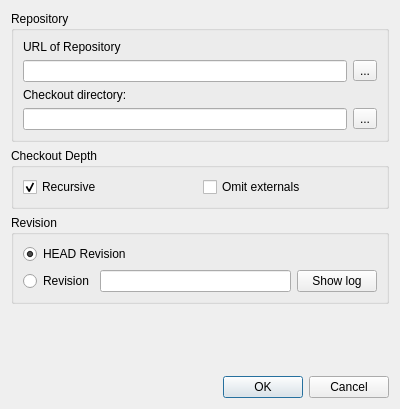
<?xml version="1.0" encoding="UTF-8"?>
<ui version="4.0">
 <class>SvnCheckoutDialog</class>
 <widget class="QDialog" name="SvnCheckoutDialog">
  <property name="geometry">
   <rect>
    <x>0</x>
    <y>0</y>
    <width>400</width>
    <height>409</height>
   </rect>
  </property>
  <property name="windowTitle">
   <string>SVN Checkout</string>
  </property>
  <layout class="QVBoxLayout" name="verticalLayout_4">
   <item>
    <widget class="QGroupBox" name="groupBox">
     <property name="title">
      <string>Repository</string>
     </property>
     <layout class="QVBoxLayout" name="verticalLayout_3">
      <item>
       <widget class="QLabel" name="label">
        <property name="text">
         <string>URL of Repository</string>
        </property>
       </widget>
      </item>
      <item>
       <layout class="QHBoxLayout" name="horizontalLayout_2">
        <item>
         <widget class="QLineEdit" name="uiUrlTXT"/>
        </item>
        <item>
         <widget class="QToolButton" name="uiUrlBTN">
          <property name="text">
           <string>...</string>
          </property>
         </widget>
        </item>
       </layout>
      </item>
      <item>
       <widget class="QLabel" name="label_2">
        <property name="text">
         <string>Checkout directory:</string>
        </property>
       </widget>
      </item>
      <item>
       <layout class="QHBoxLayout" name="horizontalLayout_3">
        <item>
         <widget class="QLineEdit" name="uiFilepathTXT"/>
        </item>
        <item>
         <widget class="QToolButton" name="uiFilepathBTN">
          <property name="text">
           <string>...</string>
          </property>
         </widget>
        </item>
       </layout>
      </item>
     </layout>
    </widget>
   </item>
   <item>
    <widget class="QGroupBox" name="groupBox_2">
     <property name="title">
      <string>Checkout Depth</string>
     </property>
     <layout class="QHBoxLayout" name="horizontalLayout_4">
      <item>
       <widget class="QCheckBox" name="uiRecursiveCHK">
        <property name="text">
         <string>Recursive</string>
        </property>
        <property name="checked">
         <bool>true</bool>
        </property>
       </widget>
      </item>
      <item>
       <widget class="QCheckBox" name="uiExternalsCHK">
        <property name="text">
         <string>Omit externals</string>
        </property>
       </widget>
      </item>
     </layout>
    </widget>
   </item>
   <item>
    <widget class="QGroupBox" name="groupBox_3">
     <property name="title">
      <string>Revision</string>
     </property>
     <layout class="QVBoxLayout" name="verticalLayout">
      <item>
       <widget class="QRadioButton" name="uiHeadCHK">
        <property name="text">
         <string>HEAD Revision</string>
        </property>
        <property name="checked">
         <bool>true</bool>
        </property>
       </widget>
      </item>
      <item>
       <layout class="QHBoxLayout" name="horizontalLayout">
        <item>
         <widget class="QRadioButton" name="uiRevisionCHK">
          <property name="text">
           <string>Revision</string>
          </property>
          <property name="checked">
           <bool>false</bool>
          </property>
         </widget>
        </item>
        <item>
         <widget class="QLineEdit" name="uiRevisionTXT"/>
        </item>
        <item>
         <widget class="QPushButton" name="uiShowLogBTN">
          <property name="text">
           <string>Show log</string>
          </property>
         </widget>
        </item>
       </layout>
      </item>
     </layout>
    </widget>
   </item>
   <item>
    <spacer name="verticalSpacer">
     <property name="orientation">
      <enum>Qt::Vertical</enum>
     </property>
     <property name="sizeHint" stdset="0">
      <size>
       <width>20</width>
       <height>40</height>
      </size>
     </property>
    </spacer>
   </item>
   <item>
    <widget class="QDialogButtonBox" name="uiDialogBTNS">
     <property name="standardButtons">
      <set>QDialogButtonBox::Cancel|QDialogButtonBox::Ok</set>
     </property>
    </widget>
   </item>
  </layout>
 </widget>
 <tabstops>
  <tabstop>uiUrlTXT</tabstop>
  <tabstop>uiUrlBTN</tabstop>
  <tabstop>uiFilepathTXT</tabstop>
  <tabstop>uiFilepathBTN</tabstop>
  <tabstop>uiExternalsCHK</tabstop>
  <tabstop>uiHeadCHK</tabstop>
  <tabstop>uiRevisionCHK</tabstop>
  <tabstop>uiRevisionTXT</tabstop>
  <tabstop>uiShowLogBTN</tabstop>
  <tabstop>uiDialogBTNS</tabstop>
 </tabstops>
 <resources/>
 <connections>
  <connection>
   <sender>uiDialogBTNS</sender>
   <signal>accepted()</signal>
   <receiver>SvnCheckoutDialog</receiver>
   <slot>accept()</slot>
   <hints>
    <hint type="sourcelabel">
     <x>264</x>
     <y>383</y>
    </hint>
    <hint type="destinationlabel">
     <x>92</x>
     <y>404</y>
    </hint>
   </hints>
  </connection>
  <connection>
   <sender>uiDialogBTNS</sender>
   <signal>rejected()</signal>
   <receiver>SvnCheckoutDialog</receiver>
   <slot>reject()</slot>
   <hints>
    <hint type="sourcelabel">
     <x>328</x>
     <y>386</y>
    </hint>
    <hint type="destinationlabel">
     <x>304</x>
     <y>405</y>
    </hint>
   </hints>
  </connection>
 </connections>
</ui>
